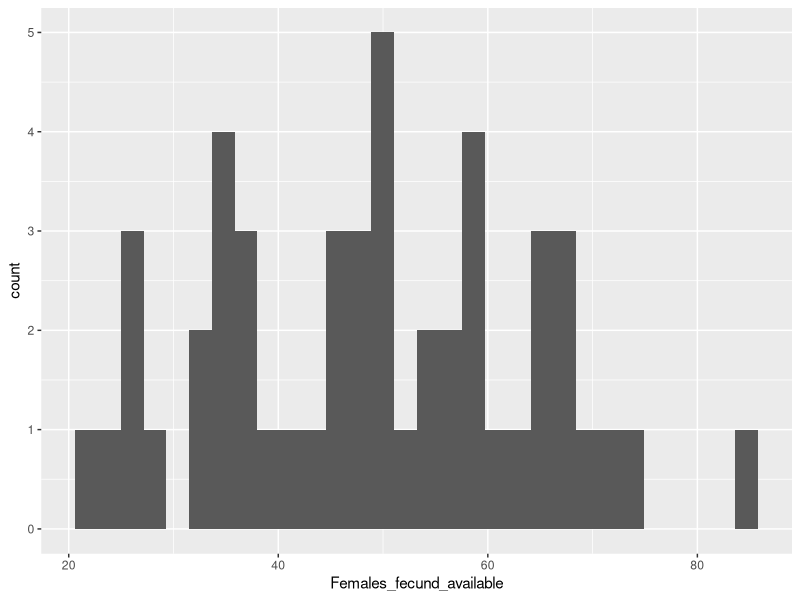
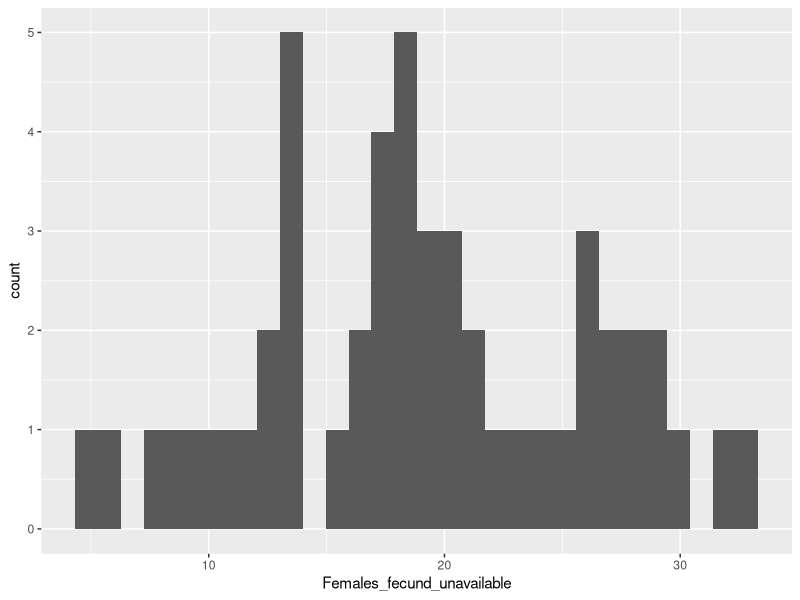
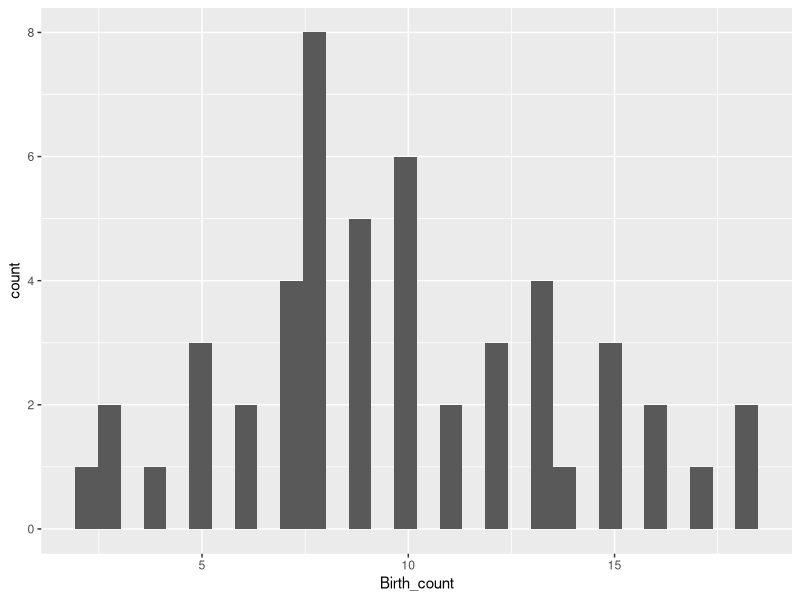
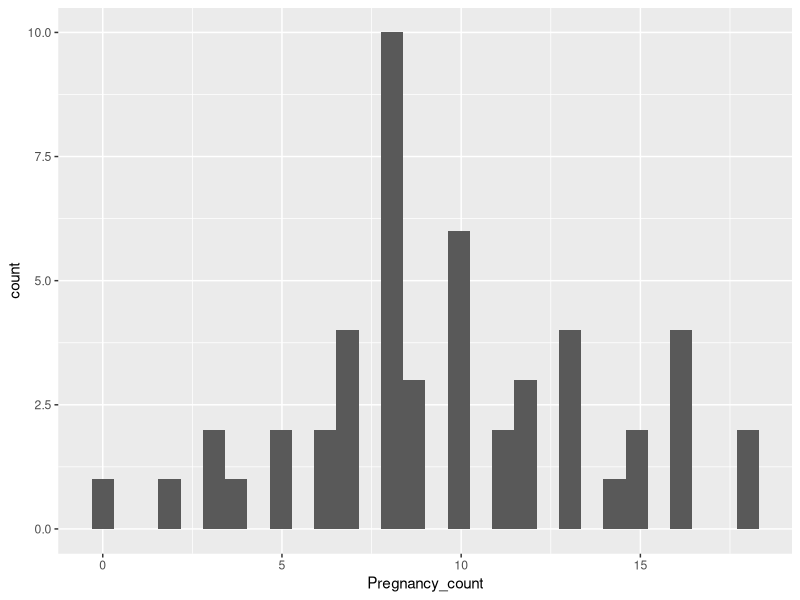
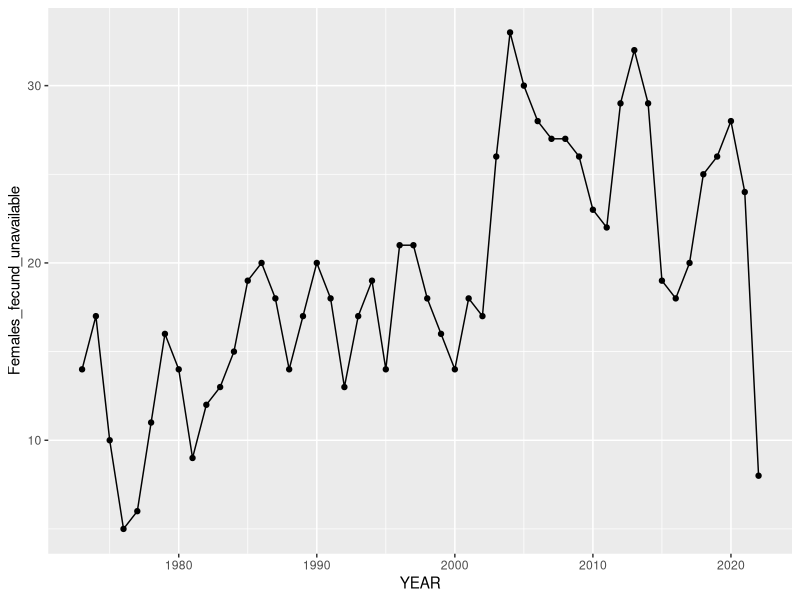
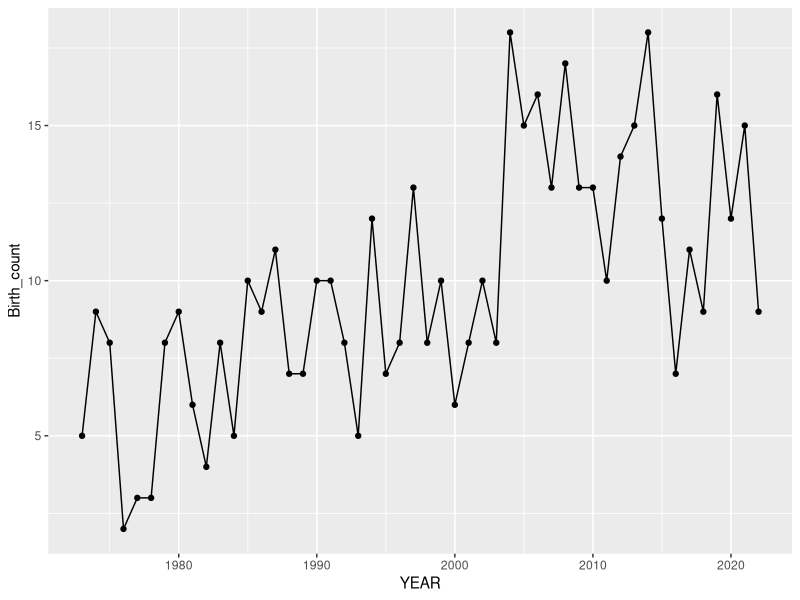
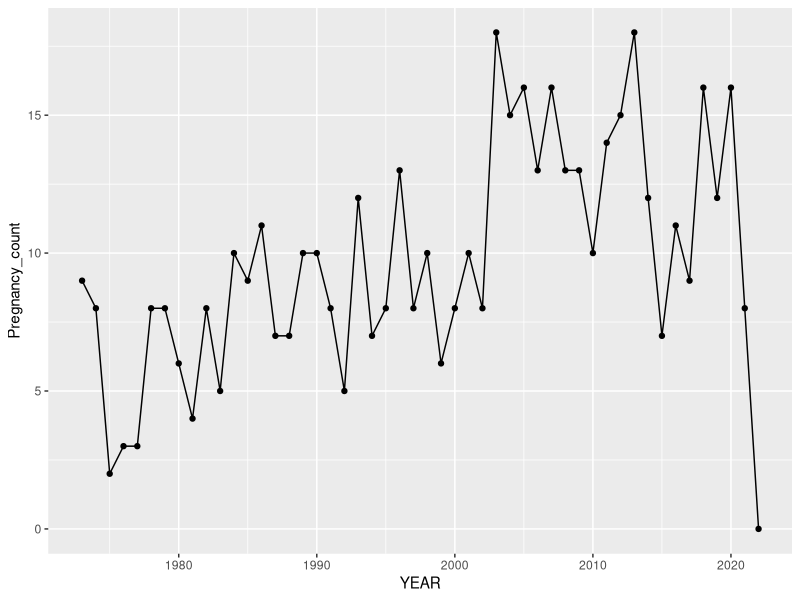
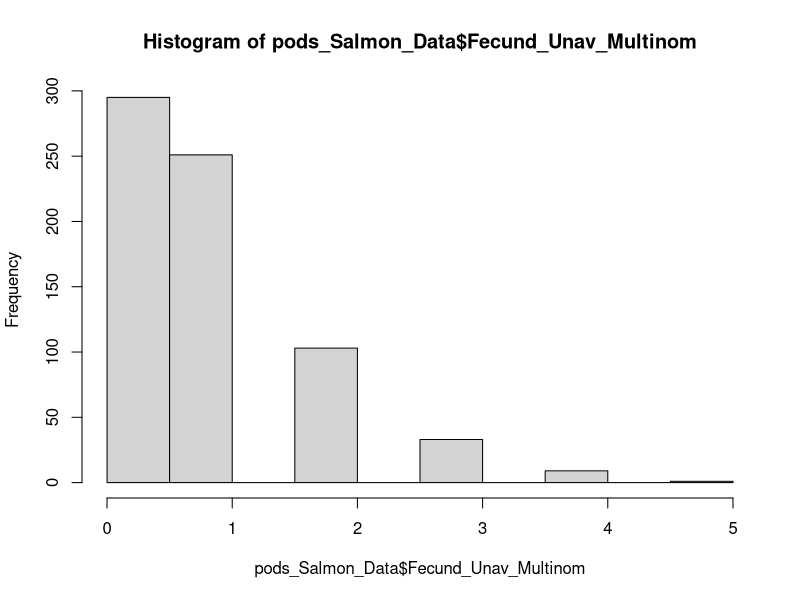

These figures' R source, in order:
## ---- chunk 1
library(tidyverse)
library(here)
library(lme4)
## ---- chunk 2
orcaCensus <- read.csv(here("NRKW Population 1.csv"))
#orcaCensus <- read.csv("C:/Users/Owner/Desktop/fall 23'/EEB 313/NRKW Population 1.csv")
## ---- chunk 3
# Create the years for the model
years_measured<-(c(seq(1980,2010,1)))
# Numbers are in millions of fish
chum_generator <- function(){
  # Choosing a random value 0.46 - 6.17, replacement is true
  chum_abundance <- sample(x = seq(0.46,6.17,0.02), 
                           size = length(years_measured), 
                           replace = T)
  # Making data frame for each year, including the random abundance
  yearly_chum <- data.frame(years_measured, chum_abundance)
  return(yearly_chum)
  }
## ---- chunk 4
# Numbers are in millions of fish
chinook_generator <- function(){
  # Choosing a random value between 0.13 and 1.27, replacement is true
  chinook_abundance <- sample(x = seq(0.13,1.27,0.02), 
                            size = length(years_measured), 
                            replace = T)
  # Making data frame for each year and with the random density
  yearly_chinook <- data.frame(years_measured, chinook_abundance)
  return(yearly_chinook)
  }
## ---- chunk 5
salmon <- data.frame(chinook_generator(), chum_generator())

salmon_data<-salmon %>% 
  select(years_measured,chinook_abundance,chum_abundance) %>% 
  mutate(total_salmon = chinook_abundance + chum_abundance) 
## ---- chunk 6
library(ggplot2)

ggplot(data = orcaCensus, aes(x = Females_fecund_available)) +
  geom_histogram()

# potential proxy variables for lactating females

ggplot(data = orcaCensus, aes(x = Females_fecund_unavailable)) +
  geom_histogram()

ggplot(data = orcaCensus, aes(x = Birth_count)) +
  geom_histogram()

ggplot (data = orcaCensus, aes(x = Pregnancy_count)) +
  geom_histogram()

# Looking at the variables over time

ggplot(data = orcaCensus, aes(YEAR, Females_fecund_unavailable)) +
  geom_point()+
  geom_line()

ggplot(data = orcaCensus, aes(YEAR, Birth_count)) +
  geom_point()+
  geom_line()

ggplot(data = orcaCensus, aes(YEAR, Pregnancy_count)) +
  geom_point()+
  geom_line()
## ---- chunk 7
# A list of the number of pods each year, as determined by Fig 1c 
# in Stredulinsky et.al 2021
pods_List <- c(20,18,18,20,21,17,16,21,21,20,21,20,24,26,25,25,
               25,25,24,25,25,25,24,21,22,23,23,25,25,23,24)

# The purpose of the while loop below is to give each pod in a year it's own
# row, so that we can then give each pod it's own pod size. For example,
# for the year 1980 there will be 20 rows, with pods 1-20.

# Create a data frame to hold the estimated pod data
pods_Data <- data.frame()

# Initialize both counters at one
x <- 1
i <- 1

# While x is less than the total number of pods in the study period
while(x < sum(pods_List)){
  # Set the year
  year <- i+1979
  
  # Take the rows from the end of the last year's pods to the end of this
  # year's pods, where each pod is it's own row
  pods_Data[c(x:((x-1)+pods_List[i])),1] <- year # add the year for each row
  # Add a pod ID number for each pod present in the year
  pods_Data[c(x:((x-1)+pods_List[i])),2] <- c(1:pods_List[i])
  
  x <- x+pods_List[i] # Increase the rows to the end of this year's pods
  i <- i+1 # Increase the year by one
}

colnames(pods_Data) <- c("Year", "Pod_Num") # create column names

# initialize a data frame to hold individual pod sizes
pod_Multinom_Sizes <- data.frame()

n <- 31 # Set the number of years in the study

# The purpose of the for loop below is to generate a pod size, females with
# fecundity unavailable count, births count, and pregnancy count for each pod.

for(i in 1:n){ #generate pod sizes
  # Set the exact year
  year <- i+1979
  
  # Take the total counts in a year from the orca census data where the year
  # is equal to the current year in the loop
  s_Total <- orcaCensus$Size_best[orcaCensus$YEAR==year]
  s_Fecund_Unav <- orcaCensus$Females_fecund_unavailable[orcaCensus$YEAR==year]
  s_Births <- orcaCensus$Birth_count[orcaCensus$YEAR==year]
  s_Pregnancy <- orcaCensus$Pregnancy_count[orcaCensus$YEAR==year]
  
  # Generate pod sizes as a multinomial with a size equal to the total number
  # of orcas in that year, for the number of pods in that year where each
  # pod size has an equal chance of occurring. 
  size_Pod <- rmultinom(1, size = s_Total, 
                        prob = rep(1,pods_List[i]))
  # Perform the same process as above for births, pregancies, and females with
  # fecundity unavailable.
  size_Fecund_Unav_Pod <- rmultinom(1, size = s_Fecund_Unav, 
                                    prob = rep(1,pods_List[i]))
  size_Births_Pod <- rmultinom(1, size = s_Births, 
                                    prob = rep(1,pods_List[i]))
  size_Pregnancy_Pod <- rmultinom(1, size = s_Pregnancy, 
                                    prob = rep(1,pods_List[i]))
  
  # Combine the data into a data frame
  pod_size_by_group <- data.frame(year, size_Pod, size_Fecund_Unav_Pod, 
                                  size_Births_Pod, size_Pregnancy_Pod)
  
  # Bind each new year of data into one data frame
  pod_Multinom_Sizes <- rbind(pod_Multinom_Sizes, pod_size_by_group)
}

# Put the pod size, birth count, pregnancy count, and females with fecundity 
# unavailable into the data frame with year and pod ID
pods_Data <- pods_Data %>% mutate(Pod_Size_Multinom = 
                                    pod_Multinom_Sizes$size_Pod)
pods_Data <- pods_Data %>% mutate(Fecund_Unav_Multinom = 
                                    pod_Multinom_Sizes$size_Fecund_Unav_Pod)
pods_Data <- pods_Data %>% mutate(Births_Multinom = 
                                    pod_Multinom_Sizes$size_Births_Pod)
pods_Data <- pods_Data %>% mutate(Pregnancy_Multinom = 
                                    pod_Multinom_Sizes$size_Pregnancy_Pod)
## ---- chunk 8
# Create a data frame to hold the repeated salmon data
rep_salmon_data <- data.frame(chinook_abundance = c(), 
                                chum_abundnace = c(), 
                                total_salmon = c())

# Initialize both counters at one 
x <- 1
i <- 1

# The purpose of the while loop below is to give each row the salmon data for
# the corresponding year of that row. For example, for the year 1980, the 
# salmon data for 1980 will be added to each of the 20 rows

while(x < sum(pods_List)){
  # Take the rows from the end of the last year to the end of the current
  # year in the loop, and add salmon data for the corresponding year
  rep_salmon_data[c(x:((x-1)+pods_List[i])),1] <- salmon_data[i,2]
  rep_salmon_data[c(x:((x-1)+pods_List[i])),2] <- salmon_data[i,3]
  rep_salmon_data[c(x:((x-1)+pods_List[i])),3] <- salmon_data[i,4]
  
  x <- x+pods_List[i] # Increase rows in repeated salmon data
  i <- i+1 # Increase row in salmon data
}

# Remove an extra row created in the loop
rep_salmon_data <- rep_salmon_data[-c(693),]

# Give the data frame correct column names
colnames(rep_salmon_data) <- c("chinook_abundance", "chum_abundance", "total_salmon")

# Create a data frame with the pod data and salmon data, 
# and add each salmon column to it
pods_Salmon_Data <- pods_Data %>% 
  mutate(Chinook_Abundance = rep_salmon_data$chinook_abundance)

pods_Salmon_Data <- pods_Salmon_Data %>% 
  mutate(Chum_Abundance = rep_salmon_data$chum_abundance)

pods_Salmon_Data <- pods_Salmon_Data %>% 
  mutate(Total_Salmon = rep_salmon_data$total_salmon)
## ---- chunk 9
# Create histograms for response and fixed effects to examine normality
hist(pods_Salmon_Data$Fecund_Unav_Multinom)
hist(pods_Salmon_Data$Births_Multinom)
hist(pods_Salmon_Data$Pregnancy_Multinom)
hist(pods_Salmon_Data$Pod_Size_Multinom)
hist(pods_Salmon_Data$Total_Salmon)
## ---- chunk 10
pod_Fecund_Unav_Model <- glmer(Fecund_Unav_Multinom~Total_Salmon+Pod_Size_Multinom+
                   (1|Pod_Num)+(1|Year), 
                 family = poisson, pods_Salmon_Data)
summary(pod_Fecund_Unav_Model)

pod_Births_Model <- glmer(Births_Multinom~Total_Salmon+Pod_Size_Multinom+
                   (1|Pod_Num)+(1|Year), 
                 family = poisson, pods_Salmon_Data)
summary(pod_Births_Model)

pod_Pregnancy_Model <- glmer(Pregnancy_Multinom~Total_Salmon+Pod_Size_Multinom+
                   (1|Pod_Num)+(1|Year), 
                 family = poisson, pods_Salmon_Data)
summary(pod_Pregnancy_Model)
## ---- chunk 11
# Create a new data frame with years within the study period, then select 
# variables used in models, then add salmon data to the data frame.
by_Year_Salmon <- orcaCensus %>% filter(YEAR >= 1980 & YEAR <= 2010)
by_Year_Salmon <- by_Year_Salmon %>% select(YEAR, Size_best, 
                                            Females_fecund_unavailable, 
                                            Birth_count, Pregnancy_count)
by_Year_Salmon <- by_Year_Salmon %>% mutate(chinook_abundance = 
                                              salmon_data$chinook_density)
by_Year_Salmon <- by_Year_Salmon %>% mutate(chum_abundance = 
                                              salmon_data$chum_density)
by_Year_Salmon <- by_Year_Salmon %>% mutate(total_salmon = 
                                              salmon_data$total_salmon)

pop_Fecund_Unav_Model <- glmer(Females_fecund_unavailable~total_salmon+
                                 Size_best+(1|YEAR), 
                 family = poisson, by_Year_Salmon)
summary(pop_Fecund_Unav_Model)

pop_Births_Model <- glmer(Birth_count~total_salmon+
                            Size_best+(1|YEAR), 
                 family = poisson, by_Year_Salmon)
summary(pop_Births_Model)

pop_Pregnancy_Model <- glmer(Pregnancy_count~total_salmon+
                            Size_best+(1|YEAR), 
                 family = poisson, by_Year_Salmon)
summary(pop_Pregnancy_Model)
